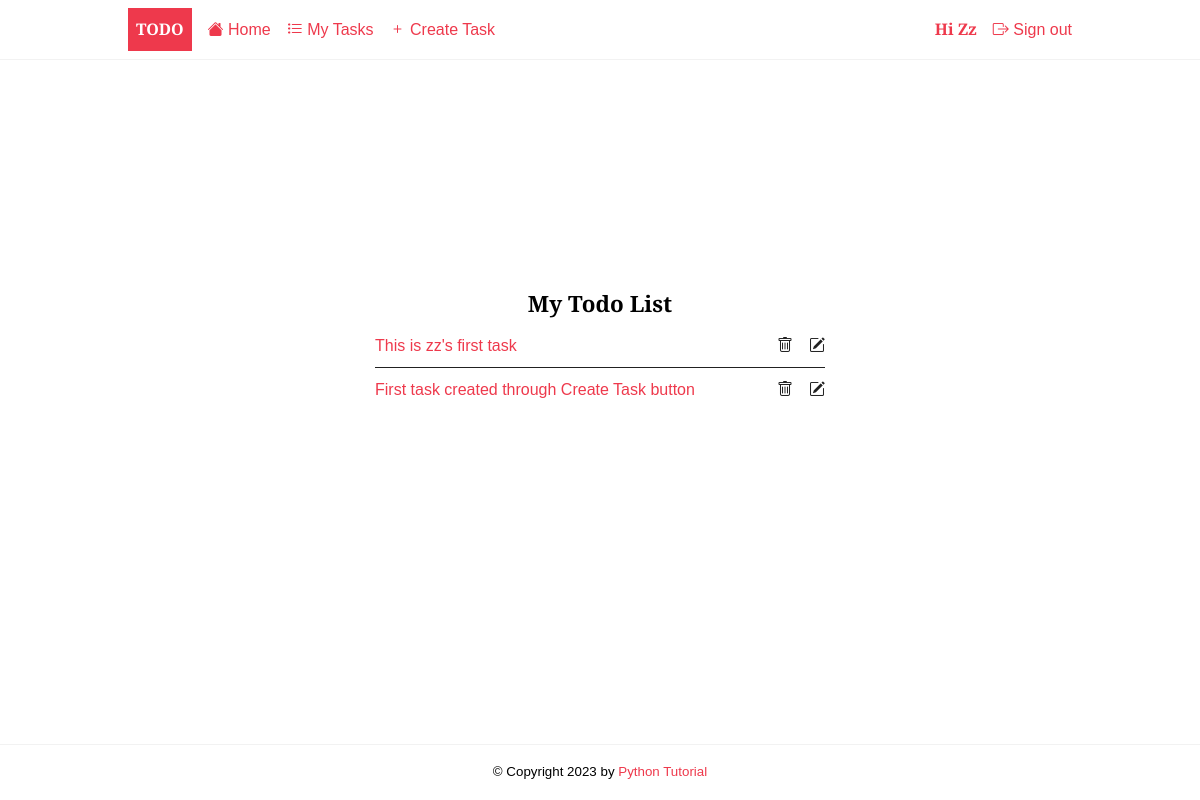
Page /tasks/ (signed in) on the committed database.
### todo/models.py (models this page shows, shortened)
class Task(models.Model):
    title = models.CharField(max_length=255)
    description = models.TextField(null=True, blank=True)
    completed = models.BooleanField(default=False)
    created_at = models.DateTimeField(auto_now_add=True)
    user = models.ForeignKey(User, on_delete=models.CASCADE, null=True, blank=True)
    class Meta:
        ordering = ["completed"]

### todo/views.py (the view)
# urls.py: path("tasks/", views.TaskList.as_view(), name="tasks"),
class TaskList(LoginRequiredMixin, generic.ListView):
    model = Task
    context_object_name = 'tasks'
    def get_queryset(self):
        return self.model.objects.filter(user=self.request.user)

### todo/templates/todo/task_list.html
{% extends 'base.html' %}
{% block content %}
<div class="center">
	<h2>My Todo List</h2>
	{% if tasks %}
	<ul class="tasks">
		{% for task in tasks %}
			<li><a href="{% url 'todo:task_detail' task.id %}" class="{% if task.completed %}completed{% endif %}">{{ task.title }}</a>
				<div  class="task-controls">
				 	<a href="{% url 'todo:task_delete' task.id %}"><i class="bi bi-trash"></i> </a>
					<a href="{% url 'todo:task_update' task.id %}"><i class="bi bi-pencil-square"></i></a>
		        </div>
		    </li>
		{% endfor %}
	{% else %}
		<p>😎Yeah~ you have no pending tasks!🎉</p>
        <a href="{% url 'todo:task_create' %}">Creat task</a>
	{% endif %}
	</ul>
</div>
{% endblock content %}

### templates/base.html (shortened to what this page needs)
{% load static %}
<!DOCTYPE html>
<html lang="en">
    <head>
        <link rel="stylesheet" href="{% static 'css/style.css' %}" />
    </head>
    <body>
        <header class="header">
            <div class="container">
                <a href="{% url 'todo:home' %}" class="logo">Todo</a>
                <nav class="nav">
                    <a href="{% url 'todo:home' %}"><i class="bi bi-house-fill"></i> Home</a>
                    {% if request.user.is_authenticated %}
                        <a href="{% url 'todo:tasks' %}"><i class="bi bi-list-task"></i> My Tasks</a>
                        <a href="{% url 'todo:task_create' %}"><i class="bi bi-plus"></i> Create Task</a>
                        <a href="{% url 'users:profile' %}" title="Update profile">Hi {{ request.user | title }}</a>
                        <a href="{% url 'users:logout' %}"><i class="bi bi-box-arrow-right"></i> Sign out</a>
                    {% else %}
                        <a href="{% url 'users:login' %}" class="btn btn-outline">Sign in</a>
                        <a href="{% url 'users:signup' %}" class="btn btn-primary">Sign up</a>
                    {% endif %}
                </nav>
            </div>
        </header>
        <main>
            <div class="container">
                {% block content %}
                {% endblock content%}
            </div>
        </main>
        <footer class="footer">
            <div class="container">
                <small><p>&copy; Copyright {% now "Y" %}  by <a href="https://www.pythontutorial.net"> Python Tutorial</a></p></small>
            </div>
        </footer>
    </body>
</html>

### static/css/style.css (style rules this page uses)
:root { --color-primary: #ee394c; --color-secondary: #86b7fe; --color-light: #f2f2f2; --color-gray: #ced4da; --color-dark: #212121; --color-white: #ffffff; --color-error: #e2442f; --color-warning: #ffc900; --color-info: #02a2b9; --color-success: #1ba345; --color-input: #00d1b2; --border-radius: 5px; }
* { margin: 0; padding: 0; box-sizing: border-box; text-rendering: optimizeLegibility; }
html, body { height: 100%; }
body { font-family: 'Merriweather Sans', sans-serif; font-size: 1rem; font-weight: 300; line-height: 1.7; display: flex; flex-direction: column; }
h2 { font-size: 1.4rem; }
a { color: var(--color-primary); text-decoration: none; }
.container { max-width: 960px; margin: 0 auto; padding: 0.5rem; }
.header { border-bottom: solid 1px var(--color-light); }
.header .container { display: flex; align-items: center; gap:1rem; }
.nav { display:flex; gap:1rem; align-items: center; justify-content: center; flex-basis: 100%; }
.nav a:nth-last-child(2) { margin-left: auto; font-weight: bold; }
.logo { padding: 0.5rem; background-color: var(--color-primary); text-decoration: none; color: var(--color-white); font-weight: bold; text-transform: uppercase; }
.tasks { list-style: none; width: 100%; max-width: 450px; }
.tasks li { display: flex; justify-content: space-between; align-items: center; width: 100%; border-bottom: solid 1px var(--color-dark); padding: 0.5rem 0; }
.tasks li:last-of-type { border-bottom: none; }
.task-controls { display: flex; justify-content: space-between; gap: 1rem; }
.task-controls a { color: var(--color-dark); }
.footer p { text-align: center; }
.footer { margin-top: auto; padding: 0.5rem 0; border-top: solid 1px var(--color-light); }
.center { display: flex; flex-direction: column; align-items: center; justify-content: center; min-height: 70vh; }

### rows in the picture
Task: title "This is zz's first task"
Task: title "First task created through Create Task button"

### other values in the picture
{{ request.user | title }} "Zz"
